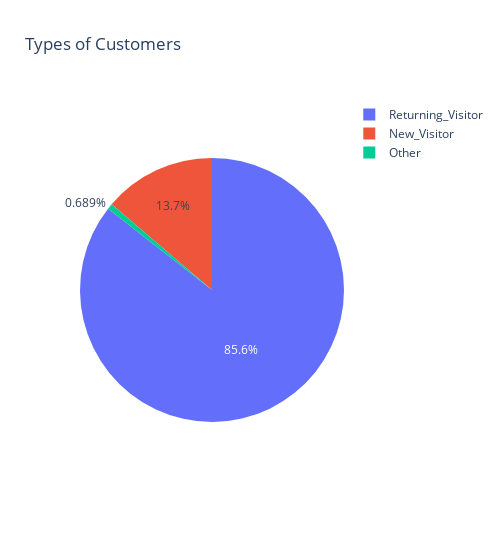
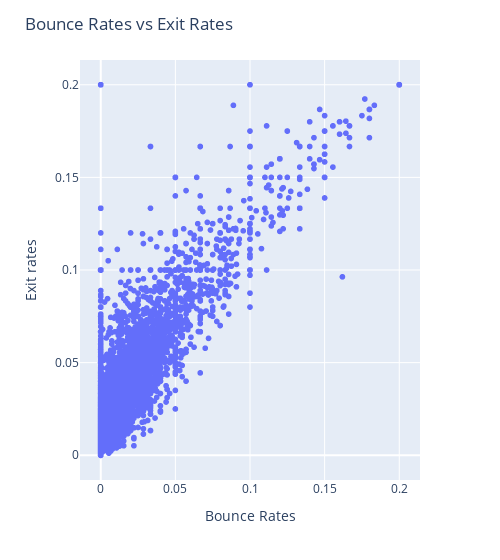
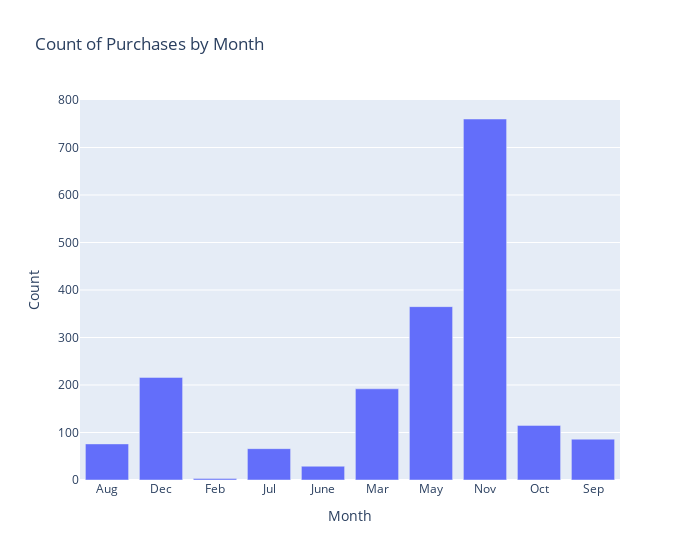
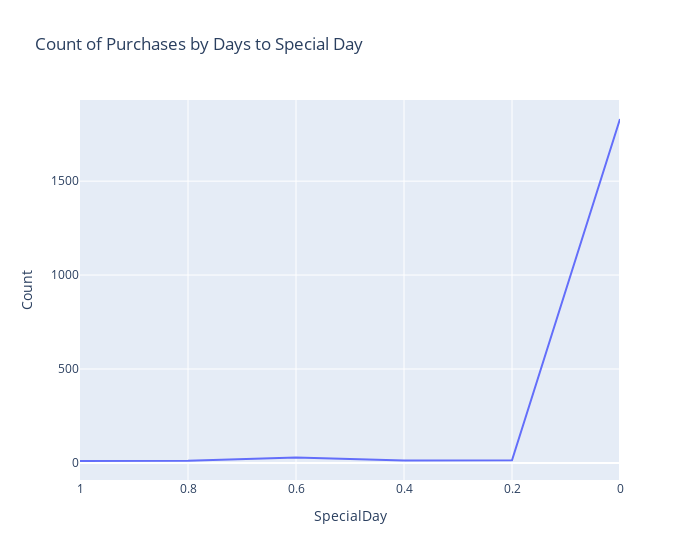

Source (notebook cell) for these figures, in order:
### Markdown cell above
===Task 1: Get data on screen===

Goal: Make visualizations that help understand the data

### Code cell
#Task 1.1
 
#Create a copy of the data and analyze the data types
DATAvis = DATA
features_data_types = DATAvis.dtypes.reset_index()
features_data_types.columns = ['Feature', 'Data Type']
 
 
print(features_data_types)
 
 
# New- vs. Returning customers pie chart
 
 
fig = px.pie(DATAvis, names='VisitorType', title='Types of Customers')
fig.update_layout(width=500)
fig.show()
 
 
 
 
# BOUNCERATES VS EXITRATES scatter plot
fig = px.scatter(DATAvis, x="BounceRates", y="ExitRates")
fig.update_layout(
    title="Bounce Rates vs Exit Rates",
    yaxis_title="Exit rates",  
    xaxis_title='Bounce Rates',
    width=500  
)
fig.show()
 
 
 
 
 
 
#Purchases per month
purchase_counts = DATAvis[DATAvis['Revenue']].groupby('Month').size().reset_index(name='Count')
 
#Visualize this
fig = px.bar(purchase_counts, x='Month', y='Count', title='Count of Purchases by Month')
fig.update_layout(
    width=700  
)
fig.show()
 
 
# PURCHASES CLOSE TO IMPORTANT DATES
SD_purchase_data = DATAvis[DATAvis['Revenue']]
 
 
SD_purchase_counts = SD_purchase_data['SpecialDay'].value_counts().reset_index()
SD_purchase_counts.columns = ['SpecialDay', 'Count']
 
 
SD_purchase_counts = SD_purchase_counts.sort_values('SpecialDay')
 
 
fig = px.line(SD_purchase_counts, x='SpecialDay', y='Count', title='Count of Purchases by Days to Special Day')
fig.update_layout(
    width=700  
)
fig.update_layout(xaxis=dict( autorange="reversed"))
 
 
fig.show()
 
# Separate numerical features for numerical visualization
numerical_features = [
    'BounceRates',
    'ExitRates',
    'PageValues',
    'Administrative_Duration',
    'Informational_Duration',
    'ProductRelated_Duration',
    'SpecialDay'
]
 
#Create a subset of these features
subset_data = DATAvis[numerical_features]
 
 
correlation_matrix = subset_data.corr()
 
 
#Create a heatmap to visualize the correlation matrix
plt.figure(figsize=(10, 8))
heatmap = sns.heatmap(
    correlation_matrix,
    annot=True,
    fmt=".2f",
    cmap='coolwarm',
    square=True,
    cbar_kws={"shrink": .8},
    linewidths=.5,
    vmin=-1,
    vmax=1  
)
 
 
# Update layout
plt.title('Correlation Matrix of Numerical Features', fontsize=16)  
plt.xticks(rotation=45, ha='right', fontsize=12)  
plt.yticks(rotation=0, fontsize=12)  
plt.tight_layout()
plt.show()
 
 
 
 
# Task 1.2
 
#Seperate data from browser 13 compared to other browsers
browser_13_data = DATAvis[DATAvis['Browser'] == 13]
other_browser_data = DATAvis[DATAvis['Browser'] != 13]
 
 
#Create new column where this data is stored
DATAvis['BrowserType'] = DATAvis['Browser'].apply(lambda x: 'Browser 13' if x == 13 else 'Other Browsers')
 
 
#Create the values for the summary of all numerical data
overall_summary = DATAvis.agg({
    'BounceRates': ['mean', 'median', 'count'],
    'ExitRates': ['mean', 'median', 'count'],
    'PageValues': ['mean', 'median', 'count'],
    'Administrative_Duration': ['mean', 'median', 'count'],
    'Informational_Duration': ['mean', 'median', 'count'],
    'ProductRelated_Duration': ['mean', 'median', 'count'],
    'SpecialDay': ['mean', 'median', 'count'],
}).T  
 
 
# Reset the index to get the feature names in a proper column
overall_summary = overall_summary.reset_index()
overall_summary.columns = ['Feature', 'Mean', 'Median', 'Count']
 
 
# Round to 5 decimals
overall_summary['Mean'] = overall_summary['Mean'].round(5)
overall_summary['Median'] = overall_summary['Median'].round(5)
 
 
# Create a plot to show the table
fig, ax = plt.subplots(figsize=(12, 6))
ax.axis('tight')
ax.axis('off')
 
 
# Add the table to the plot
tbl = ax.table(cellText=overall_summary.values, colLabels=overall_summary.columns, loc='center', cellLoc='center', colWidths=[0.2]*len(overall_summary.columns))
 
 
# Make column headers bold
for key, cell in tbl.get_celld().items():
    if key[0] == 0:  
        cell.set_text_props(fontweight='bold')
 
 
plt.show()
 
#Filter the data to include only these 3 features
filtered_data = overall_summary[overall_summary['Feature'].isin(['BounceRates', 'ExitRates', 'SpecialDay'])]
 
 
# Reshape data for plotting, using melt() function
mean_median_data = filtered_data.melt(id_vars='Feature', value_vars=['Mean', 'Median'], var_name='Stat', value_name='Value')
 
 
# Create a bar chart to compare mean and median
fig = px.bar(mean_median_data, x='Feature', y='Value', color='Stat', barmode='group',
             title='Comparison of Mean and Median for Bounce Rates, Exit Rates, and Special Day',
             labels={'Value': 'Value', 'Feature': 'Numerical Feature'},
             width=800)
 
 
# Set the y-axis range to deal with outliers
fig.update_layout(
    yaxis_title='Value',
    xaxis_title='Feature',
    xaxis_tickangle=-45,
    yaxis_range=[0, 0.1]  
)
 
fig.show()
 
 
#Seperate the data for browser 13 only
browser_13_data = DATAvis[DATAvis['Browser'] == 13]
browser_13_summary = browser_13_data.agg({
    'BounceRates': ['mean', 'median', 'count'],
    'ExitRates': ['mean', 'median', 'count'],
    'PageValues': ['mean', 'median', 'count'],
    'Administrative_Duration': ['mean', 'median', 'count'],
    'Informational_Duration': ['mean', 'median', 'count'],
    'ProductRelated_Duration': ['mean', 'median', 'count'],
    'SpecialDay': ['mean', 'median', 'count'],
}).reset_index()
 
 
 
 
# Create a plot to show the table
fig, ax = plt.subplots(figsize=(12, 6))  
ax.axis('tight')
ax.axis('off')
 
 
 
 
 
 
print("This is the overall summary:")
print(overall_summary)
print("This is the browser 13 summary")
print(browser_13_summary)
 
 
#Create a small dataframe to visualize difference in page values, which was most noticable from the summary
page_values_data = pd.DataFrame({
    'Browser Type': ['Overall'] + ['Browser 13'],
    'Page Values': [5.889258, 26.268249],
})
 
 
fig_page_values = px.bar(page_values_data, x='Browser Type', y='Page Values',
                         title='Mean Page Values for Overall Browsers and Browser 13',
                         width = 700,
                         color = 'Browser Type')
 
 
fig_page_values.show()
 
 
#Compare the duration metrics
fig = px.box(DATAvis, y=['Administrative_Duration', 'Informational_Duration'],
             color='BrowserType',
             title='Box Plots of Duration Metrics: Browser 13 vs Other Browsers')
 
#Set y-axis range to deal with outliers
fig.update_layout(
    yaxis_title="Duration (Seconds)",
    xaxis_title="Duration Type",
    yaxis_range=[0, 500],
    width=800
)
fig.show()
 
 
fig = px.box(DATAvis, y=['ProductRelated_Duration'],
             color='BrowserType',
             title='Box Plot of Product Related Duration: Browser 13 vs Other Browsers')
 
 
fig.update_layout(
    yaxis_title="Duration (Seconds)",
    xaxis_title="Duration Type",
    width=800,
    yaxis_range=[0,5000]
)
fig.show()

### Figure 1 — Plotly figure (JSON) as saved in the notebook; plotly's stock layout.template omitted (floating-point values rounded to 4 significant figures; data arrays with more than 128 entries replaced by an {"elided": "..."} marker saying what was removed)
{"data": [{"domain": {"x": [0, 1], "y": [0, 1]}, "hovertemplate": "VisitorType=%{label}<extra></extra>", "labels": {"elided": "12330 str values"}, "legendgroup": "", "name": "", "showlegend": true, "type": "pie"}], "layout": {"legend": {"tracegroupgap": 0}, "title": {"text": "Types of Customers"}, "width": 500}}

### Figure 2 — Plotly figure (JSON) as saved in the notebook; plotly's stock layout.template omitted (floating-point values rounded to 4 significant figures; data arrays with more than 128 entries replaced by an {"elided": "..."} marker saying what was removed)
{"data": [{"hovertemplate": "BounceRates=%{x}<br>ExitRates=%{y}<extra></extra>", "legendgroup": "", "marker": {"color": "#636efa", "symbol": "circle"}, "mode": "markers", "name": "", "showlegend": false, "type": "scattergl", "x": {"elided": "12330 float values"}, "xaxis": "x", "y": {"elided": "12330 float values"}, "yaxis": "y"}], "layout": {"legend": {"tracegroupgap": 0}, "margin": {"t": 60}, "title": {"text": "Bounce Rates vs Exit Rates"}, "width": 500, "xaxis": {"anchor": "y", "domain": [0, 1], "title": {"text": "Bounce Rates"}}, "yaxis": {"anchor": "x", "domain": [0, 1], "title": {"text": "Exit rates"}}}}

### Figure 3 — Plotly figure (JSON) as saved in the notebook; plotly's stock layout.template omitted (floating-point values rounded to 4 significant figures)
{"data": [{"alignmentgroup": "True", "hovertemplate": "Month=%{x}<br>Count=%{y}<extra></extra>", "legendgroup": "", "marker": {"color": "#636efa", "pattern": {"shape": ""}}, "name": "", "offsetgroup": "", "orientation": "v", "showlegend": false, "textposition": "auto", "type": "bar", "x": ["Aug", "Dec", "Feb", "Jul", "June", "Mar", "May", "Nov", "Oct", "Sep"], "xaxis": "x", "y": [76, 216, 3, 66, 29, 192, 365, 760, 115, 86], "yaxis": "y"}], "layout": {"barmode": "relative", "legend": {"tracegroupgap": 0}, "title": {"text": "Count of Purchases by Month"}, "width": 700, "xaxis": {"anchor": "y", "domain": [0, 1], "title": {"text": "Month"}}, "yaxis": {"anchor": "x", "domain": [0, 1], "title": {"text": "Count"}}}}

### Figure 4 — Plotly figure (JSON) as saved in the notebook; plotly's stock layout.template omitted (floating-point values rounded to 4 significant figures)
{"data": [{"hovertemplate": "SpecialDay=%{x}<br>Count=%{y}<extra></extra>", "legendgroup": "", "line": {"color": "#636efa", "dash": "solid"}, "marker": {"symbol": "circle"}, "mode": "lines", "name": "", "orientation": "v", "showlegend": false, "type": "scatter", "x": [0, 0.2, 0.4, 0.6, 0.8, 1], "xaxis": "x", "y": [1831, 14, 13, 29, 11, 10], "yaxis": "y"}], "layout": {"legend": {"tracegroupgap": 0}, "title": {"text": "Count of Purchases by Days to Special Day"}, "width": 700, "xaxis": {"anchor": "y", "autorange": "reversed", "domain": [0, 1], "title": {"text": "SpecialDay"}}, "yaxis": {"anchor": "x", "domain": [0, 1], "title": {"text": "Count"}}}}
